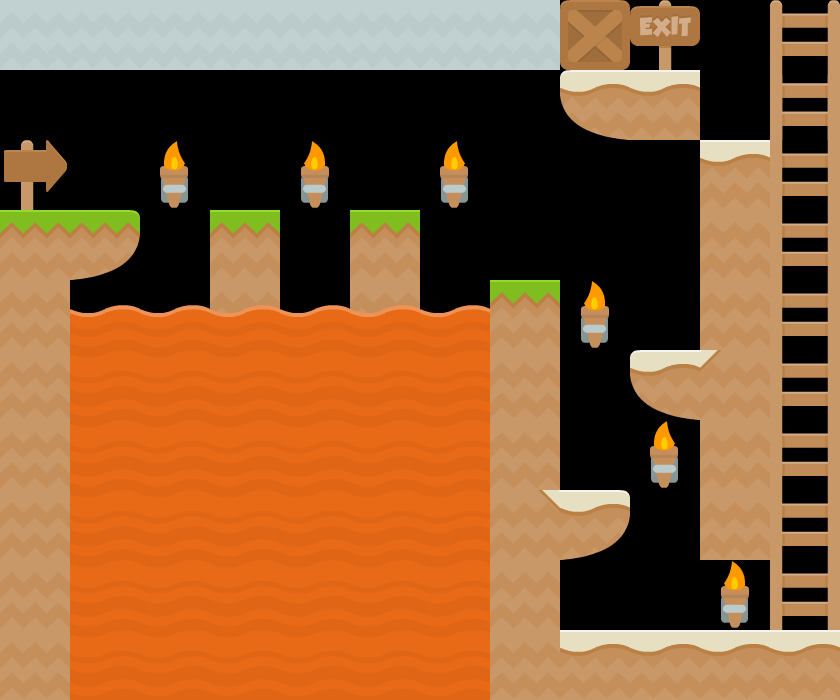

This is a level from a 2D game, rendered from its Tiled map with the project's own tilesets. A one-line summary and the map file follow, with tile-layer data summarised:
An orthogonal 12x10 tile map with 70x70 px tiles, 4 tile layers (World Map Layer, Lava Layer, Lader Layer, Exit Layer).

<map version="1.0" tiledversion="1.0.3" orientation="orthogonal" renderorder="right-down" width="12" height="10" tilewidth="70" tileheight="70" nextobjectid="1">
 <tileset firstgid="1" name="spritesheet" tilewidth="70" tileheight="70" spacing="2" tilecount="156" columns="12">
  <image source="../tiles/spritesheet.png" width="914" height="936" />
 </tileset>
 <layer name="World Map Layer" width="12" height="10">
  <data>[120 cells, 63 non-empty, 14 distinct tile ids]</data>
 </layer>
 <layer name="Lava Layer" width="12" height="10">
  <data>[120 cells, 36 non-empty, 2 distinct tile ids]</data>
 </layer>
 <layer name="Lader Layer" width="12" height="10">
  <data>[120 cells, 9 non-empty, 2 distinct tile ids]</data>
 </layer>
 <layer name="Exit Layer" width="12" height="10">
  <data>[120 cells, 1 non-empty, 1 distinct tile ids]</data>
 </layer>
</map>
